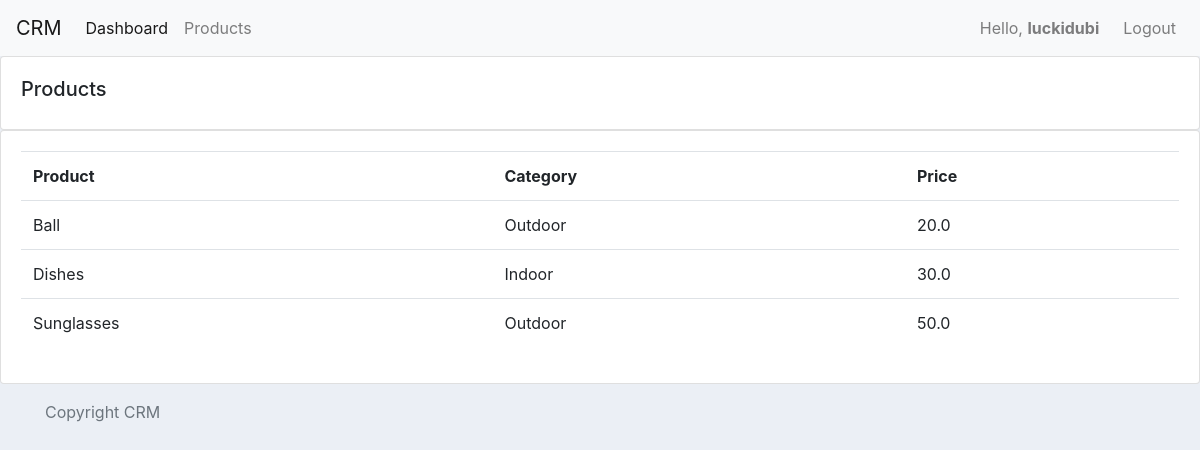
Screenshot of /products/ (signed in) with the database file from the repository.
### accounts/models.py (models this page shows, shortened)
class Product(models.Model):
    CATEGORY = (
        ('Indoor', 'Indoor'),
        ('Outdoor', 'Outdoor')
    )
    name = models.CharField(max_length=200, null=True)
    price = models.FloatField(null=True)
    category = models.CharField(max_length=200, null=True, choices=CATEGORY)
    tags = models.ManyToManyField(Tag)
    description = models.CharField(max_length=200, null=True)
    date_created = models.DateTimeField(auto_now_add=True, null=True)

### accounts/decorators.py (the view)
        def wrapper_func(request, *args, **kwargs):
            group = None
            if request.user.groups.exists():
                group = request.user.groups.all()[0].name
            if group in allowed_roles:
                return view_func(request, *args, **kwargs)
            else:
                return HttpResponse('You are not authorized to view this page')

### accounts/views.py (called while the page is built)
@login_required(login_url='login')
@allowed_users(allowed_roles=['admin'])
def products(request):
    products = Product.objects.all()
    return render(request, 'accounts/products.html', {'products': products})

### accounts/templates/accounts/products.html
{% extends 'accounts/base.html' %}
{% block content %}
<div class="row">
    <div class="col-md">
        <div class="card card-body">
            <h5>Products</h5>
        </div>
        <div class="card card-body">
            <table class="table">
                <tr>
                    <th>Product</th>
                    <th>Category</th>
                    <th>Price</th>
                </tr>
                {% for product in products %}
                <tr>
                    <td>{{product.name}}</td>
                    <td>{{product.category}}</td>
                    <td>{{product.price}}</td>
                </tr>
                {% endfor %}
            </table>
        </div>
    </div>
</div>
{% endblock content %}

### accounts/templates/accounts/navbar.html (shortened to what this page needs)
<nav class="navbar navbar-expand-lg navbar-light bg-light">
  <a class="navbar-brand" href="#">CRM</a>
  <div class="collapse navbar-collapse" id="navbarNav">
    <ul class="navbar-nav">
    {% if request.user.is_staff %}
      <li class="nav-item active">
        <a class="nav-link" href="{% url 'home' %}">Dashboard</a>
      </li>
      <li class="nav-item">
        <a class="nav-link" href="{% url 'products' %}">Products</a>
      </li>
      {% else %}
      <li class="nav-item">
        <a class="nav-link" href="{% url 'settings' %}">Settings</a>
      </li>
      {% endif %}
    </ul>
  </div>
<span id="navbarNav">
  <ul class="navbar-nav">
  <li class="nav-item mx-2">
      <span class="nav-link">Hello, <strong>{{request.user}}</strong></span>
      </li>
    <li class="nav-item">
        <a class="nav-link" href="{% url 'logout' %}">Logout</a>
      </li>
    </ul>
    </span>
</nav>

### static/css/main.css (style rules this page uses)
body { background-color: #ebeff5; }

### rows the page displays
Product: name "Ball", category "Outdoor", price "20.0"
Product: name "Dishes", category "Indoor", price "30.0"
Product: name "Sunglasses", category "Outdoor", price "50.0"

### other values shown
{{ request.user }} "luckidubi"
